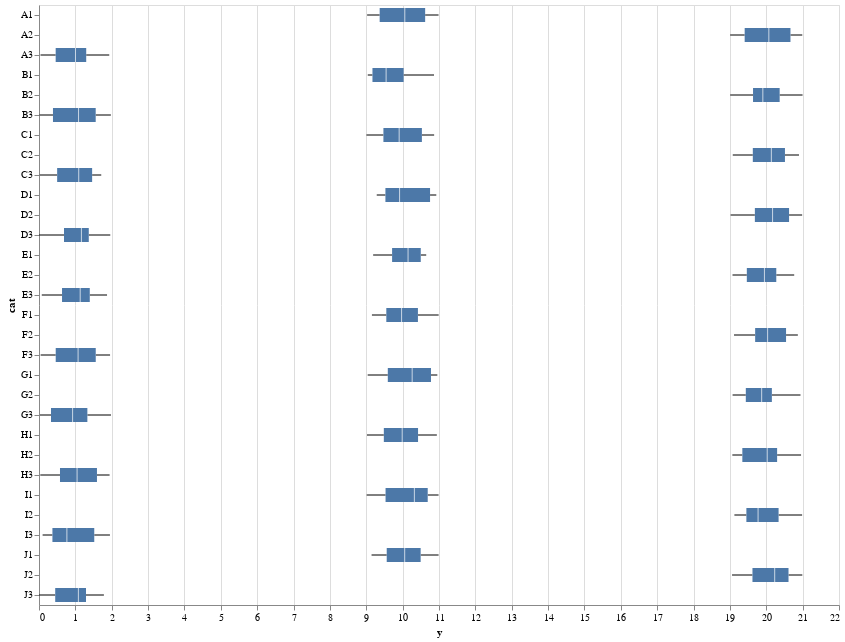

The notebook cell this image was saved under:
### Markdown cell above
# Check data

### Code cell
alt.Chart(X_train.join(y_train).sort_values(by="cat")).mark_boxplot().encode(
    alt.X("y:Q").scale(zero=False),
    alt.Y("cat")
).properties(width=800)

### Figure 1 — Vega-Lite specification as saved in the notebook (floating-point values rounded to 4 significant figures; data arrays with more than 128 entries replaced by an {"elided": "..."} marker saying what was removed)
{"config": {"view": {"continuousWidth": 300, "continuousHeight": 300}}, "data": {"name": "data-719666ae04cac38fdfefd7fc19c05302"}, "mark": {"type": "boxplot"}, "encoding": {"x": {"field": "y", "scale": {"zero": false}, "type": "quantitative"}, "y": {"field": "cat", "type": "nominal"}}, "width": 800, "$schema": "https://vega.github.io/schema/vega-lite/v5.16.3.json", "datasets": {"data-719666ae04cac38fdfefd7fc19c05302": {"elided": "800 records"}}}
